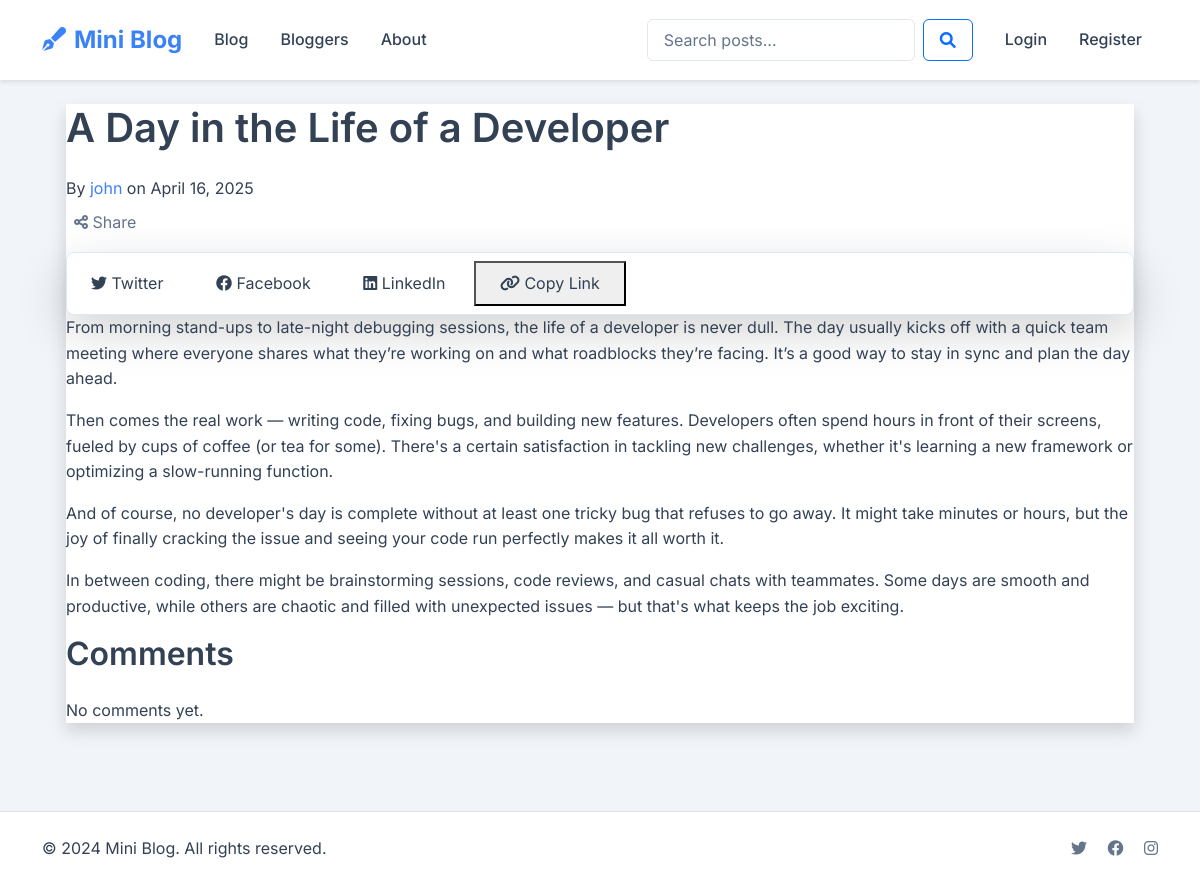
Page /blog/1/ on the committed database.
### app/models.py (models this page shows, shortened)
class BlogPost(models.Model):
    title = models.CharField(max_length=200)
    content = models.TextField()
    author = models.ForeignKey(User, on_delete=models.CASCADE, related_name='blog_posts')
    created_at = models.DateTimeField(auto_now_add=True)
    updated_at = models.DateTimeField(auto_now=True)
    liked_by = models.ManyToManyField(User, related_name='liked_posts', blank=True)
    disliked_by = models.ManyToManyField(User, related_name='disliked_posts', blank=True)
    def total_likes(self):
        return self.liked_by.count() - self.disliked_by.count()
    class Meta:
        ordering = ['-created_at']

class User(AbstractUser):
    full_name = models.CharField(max_length=150, blank=True)
    bio = models.TextField(max_length=500, blank=True)
    location = models.CharField(max_length=100, blank=True)
    website = models.URLField(max_length=200, blank=True)
    profile_picture = models.ImageField(upload_to='profile_pics/', null=True, blank=True)
    created_at = models.DateTimeField(auto_now_add=True)
    updated_at = models.DateTimeField(auto_now=True)
    bookmarks = models.ManyToManyField('BlogPost', related_name='bookmarked_by', blank=True)
    objects = UserManager()

### app/views.py (the view)
# urls.py: path('blog/<int:post_id>/', views.blog_detail, name='blog_detail'),
def blog_detail(request, post_id):
    post = get_object_or_404(BlogPost, id=post_id)
    comments = post.comments.all()
    context = {
        'post': post,
        'comments': comments,
        'total_likes': post.total_likes(),
    }
    return render(request, 'blog_detail.html', context)

### app/templates/blog_detail.html (shortened to what this page needs)
{% extends 'base.html' %}
{% block content %}
<div class="container mx-auto px-4 py-8">
    <article class="bg-white p-6 rounded-lg shadow">
        <h1 class="text-3xl font-bold mb-4">{{ post.title }}</h1>
        <div class="flex items-center justify-between mb-6">
            <div class="text-gray-600">
                By <a href="{% url 'author_detail' post.author.id %}" class="text-blue-600 hover:text-blue-800">
                    {{ post.author.username }}
                </a>
                on {{ post.created_at|date:"F j, Y" }}
            </div>
            <div class="flex items-center gap-4">
                <div class="relative">
                    <button class="share-btn text-blue-600 hover:text-blue-800" onclick="toggleShareOptions()">
                        <i class="fas fa-share-alt"></i> Share
                    </button>
                    <div id="shareOptions" class="hidden absolute right-0 mt-2 w-48 bg-white rounded-lg shadow-lg py-2 z-10">
                        <a href="https://twitter.com/intent/tweet?text={{ post.title|urlencode }}&url={{ request.build_absolute_uri }}"
                           target="_blank"
                           class="block px-4 py-2 text-gray-800 hover:bg-gray-100">
                            <i class="fab fa-twitter"></i> Twitter
                        </a>
                        <a href="https://www.facebook.com/sharer/sharer.php?u={{ request.build_absolute_uri }}"
                           target="_blank"
                           class="block px-4 py-2 text-gray-800 hover:bg-gray-100">
                            <i class="fab fa-facebook"></i> Facebook
                        </a>
                        <a href="https://www.linkedin.com/shareArticle?mini=true&url={{ request.build_absolute_uri }}&title={{ post.title|urlencode }}"
                           target="_blank"
                           class="block px-4 py-2 text-gray-800 hover:bg-gray-100">
                            <i class="fab fa-linkedin"></i> LinkedIn
                        </a>
                        <button onclick="copyLink()"
                                class="w-full text-left px-4 py-2 text-gray-800 hover:bg-gray-100">
                            <i class="fas fa-link"></i> Copy Link
                        </button>
                    </div>
                </div>
            </div>
        </div>
        <div class="prose max-w-none mb-8">
            {{ post.content|linebreaks }}
        </div>
        <div class="mt-8">
            <h2 class="text-2xl font-bold mb-4">Comments</h2>
            <div class="space-y-4">
                {% for comment in comments %}
                    <div class="comment fade-in" id="comment-{{ comment.id }}">
                        <div class="flex items-center justify-between mb-2">
                            <div class="font-medium">
                                {{ comment.author.username }}
                            </div>
                            <div class="flex items-center gap-2">
                                <div class="text-sm text-gray-500">
                                    {{ comment.created_at|date:"F j, Y" }}
                                </div>
                                {% if user.is_authenticated and user == comment.author %}
                                    <button class="delete-comment-btn text-red-600 hover:text-red-800"
                                            data-comment-id="{{ comment.id }}"
                                            title="Delete comment">
                                        <i class="fas fa-trash-alt"></i>
                                    </button>
                                {% endif %}
                            </div>
                        </div>
                        <div class="text-gray-700">
                            {{ comment.content|linebreaks }}
                        </div>
                    </div>
                {% empty %}
                    <p class="text-gray-500">No comments yet.</p>
                {% endfor %}
            </div>
        </div>
    </article>
</div>
{% endblock %}

### app/static/css/style.css (style rules this page uses)
:root { --primary-color: #3b82f6; --primary-hover: #2563eb; --secondary-color: #64748b; --success-color: #10b981; --danger-color: #ef4444; --warning-color: #f59e0b; --info-color: #3b82f6; --light-color: #f8fafc; --dark-color: #1e293b; --text-color: #334155; --text-muted: #64748b; --border-color: #e2e8f0; --card-bg: #ffffff; --body-bg: #f1f5f9; --list-group-bg: #f8fafc; --list-group-hover-bg: #f1f5f9; }
body { background-color: var(--body-bg); color: var(--text-color); font-family: 'Inter', sans-serif; line-height: 1.6; }
a { color: var(--primary-color); text-decoration: none; transition: color 0.2s ease; }
h1, h2, h3, h4, h5, h6 { color: var(--text-color); font-weight: 600; }
.share-btn { background: none; border: none; padding: 0.5rem; cursor: pointer; transition: all 0.2s ease; color: var(--text-muted); }
#shareOptions { background-color: var(--card-bg); border-radius: 0.5rem; box-shadow: 0 4px 6px rgba(0, 0, 0, 0.1); border: 1px solid var(--border-color); }
#shareOptions a, #shareOptions button { color: var(--text-color); text-decoration: none; transition: all 0.2s ease; }

### rows in the picture
BlogPost: title "A Day in the Life of a Developer", author.username "john", created_at "April 16, 2025", content "From morning stand-ups to late-night debugging sessions, the life of a developer is never dull. The day usually kicks off with a quick team meeting where everyone shares what they’re working on and what roadblocks they’re facing. It’s a good way to stay in sync and plan the day ahead. Then comes the real work — writing code, fixing bugs, and building new features. Developers often spend hours in front of their screens, fueled by cups of coffee (or tea for some). There's a certain satisfaction in tackling new challenges, whether it's learning a new framework or optimizing a slow-running function. And of course, no developer's day is complete without at least one tricky bug that refuses to go…"
